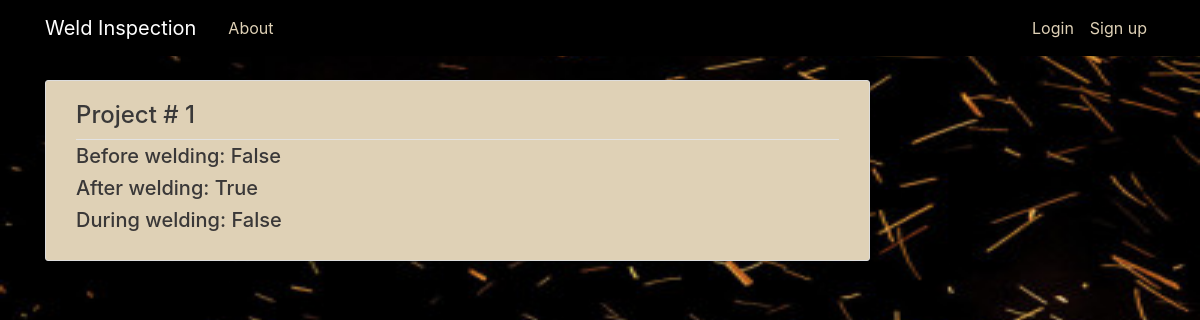
/new/weldAct/1/, run on an earlier commit of the app's database.
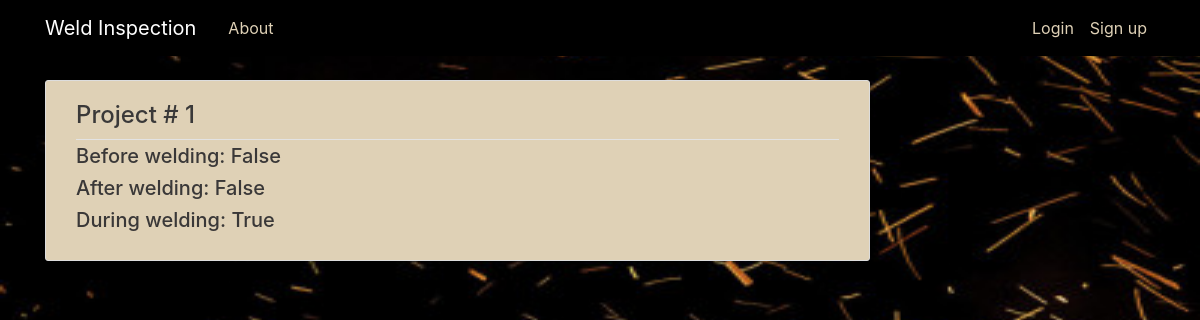
And on a later commit of the database.
### inspection/models.py (models this page shows, shortened)
class weld_action(models.Model):
    during_welding=models.BooleanField(default=False)
    before_welding=models.BooleanField(default=False)
    after_welding=models.BooleanField(default=False)
    weld_action_project_id=models.OneToOneField(project,on_delete=models.CASCADE,primary_key=True)

class project(models.Model):
    project_number=models.IntegerField(primary_key=True)
    report_number=models.IntegerField(unique=True)
    data_perform=models.DateTimeField(default=datetime.now())
    project_user_name=models.ForeignKey(User,on_delete=models.CASCADE)
    def __str__(self):
        return str(self.project_number)

### inspection/views.py (the view)
# urls.py: path('new/weldAct/<int:pk>/',WeldActionDetailView.as_view(),name='weldAction-detail'),
class WeldActionDetailView(DetailView):
    model = weld_action
    template_name='inspection/weld_action_detail.html'

### inspection/templates/inspection/weld_action_detail.html
{% extends "inspection/base.html" %}
{% block content %}
  <article class="media content-section">
    <div class="media-body">
      <div class="article-metadata">
        <h4>Project # {{ object.weld_action_project_id}}</h4>
      </div>
      <h5 class="article-title">Before welding: {{ object.before_welding}}</h5>
      <h5 class="article-title">After welding: {{ object.after_welding }}</h5>
      <h5 class="article-title">During welding: {{ object.during_welding }}</h5>
    </div>
  </article>
{% endblock content %}

What changed in the data, as far as the page shows it:
changed weld_action "False": after_welding "True" → "False"; during_welding "False" → "True"
